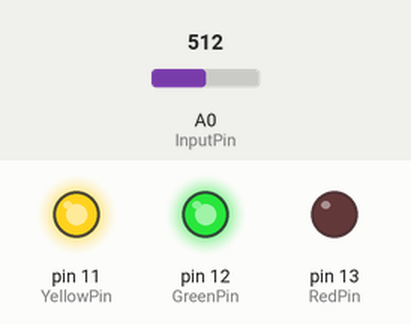
A sketch run on a simulated Arduino Uno, built with avr-gcc and run on an emulated ATmega328P. Shown: output pins drawn as LEDs (lit = HIGH). Inputs (shaded band) come from the test bench; at power-on: A0 (InputPin) = 512.

Above: at 1.8 s.
1.9 s: A0 (InputPin) set to 582
3.4 s: A0 (InputPin) set to 608
At 4.5 s:
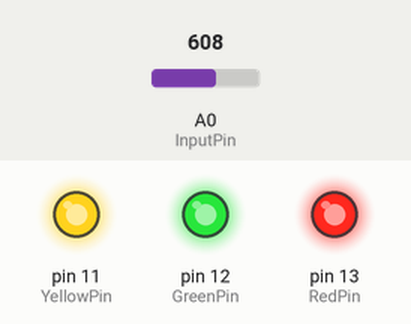
5.5 s: A0 (InputPin) set to 290
At 7.2 s:
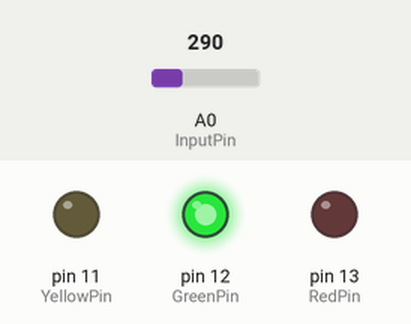
7.5 s: A0 (InputPin) set to 306
At 8.8 s:
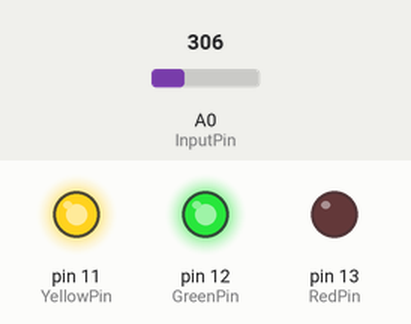
9.5 s: A0 (InputPin) set to 122
At 10.3 s:
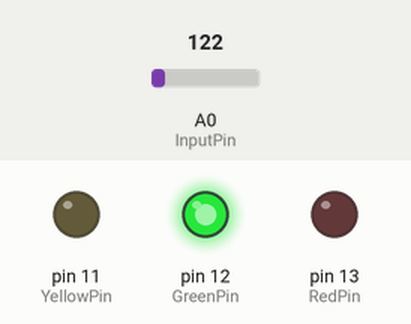
Timing chart, 0 to 12.5 s (numbered marks = the images above; inputs shaded):
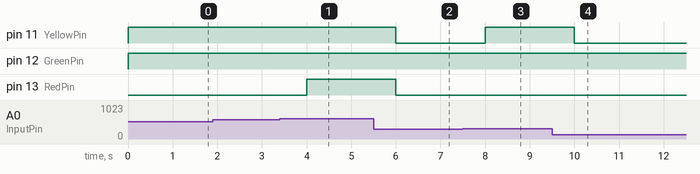

The sketch:

Leds.ino
```cpp
/*
crie um  circuito com 3 LEDs nas cores verde, amarelo  e vermelho. O
acionamento dos LEDs deve ser feito de acordo com o valor lido de um potenciômetro liga
a uma entrada analógica do Arduino, conforme o Quadro 1
*/
const int RedPin = 13;
const int GreenPin = 12;
const int YellowPin = 11;

const int InputPin = A0;
int PotenciometerValue = 0;

void setup() {
  pinMode(RedPin, OUTPUT);
  pinMode(GreenPin, OUTPUT);
  pinMode(YellowPin, OUTPUT);
  pinMode(InputPin, INPUT);
}
void loop() {
  PotenciometerValue = analogRead(InputPin);
  if (PotenciometerValue < 300) {
    digitalWrite(RedPin, LOW);
    digitalWrite(GreenPin, HIGH);
    digitalWrite(YellowPin, LOW);
  }
  else if (PotenciometerValue < 600) {
    digitalWrite(RedPin, LOW);
    digitalWrite(GreenPin, HIGH);
    digitalWrite(YellowPin, HIGH);
  }
  else {
    digitalWrite(RedPin, HIGH);
    digitalWrite(GreenPin, HIGH);
    digitalWrite(YellowPin, HIGH);
  }
  delay(1000);
}
```

Measured:
- the behaviour switches between 599 and 600 on A0 (InputPin) (found by bisection; images 0 and 1)
- the behaviour switches between 299 and 300 on A0 (InputPin) (found by bisection; images 2 and 3)
- after the input at 1.9 s, every drawn part: stays the same
- after the input at 3.4 s, pin 13 (RedPin): LOW → HIGH after 0.60 s
- after the input at 5.5 s, pin 11 (YellowPin), pin 13 (RedPin): HIGH → LOW after 0.50 s
- after the input at 7.5 s, pin 11 (YellowPin): LOW → HIGH after 0.50 s
- after the input at 9.5 s, pin 11 (YellowPin): HIGH → LOW after 0.50 s
